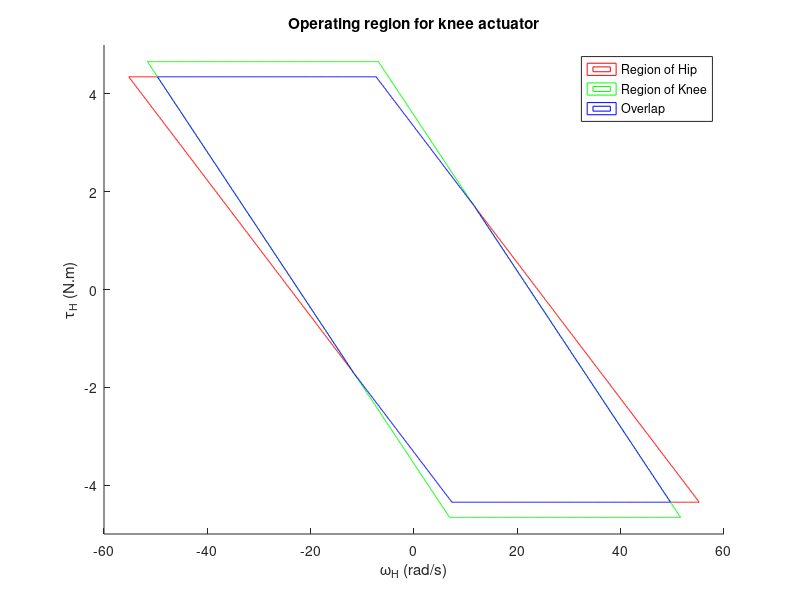

Write MATLAB code to recreate this figure.
tau_Imax = 0.162;
omega_NL = 645.2;
tau_stall = 0.124;
N_H = 26.9;
N_K = 28.8;

% operating reigion for hip actuator

x = -60:0.1:60;
y = -5:0.01:5;  
[omega_H,tau_H] = meshgrid(x,y);  

phi_1H = tau_H/N_H - tau_Imax <= 0 ;  
phi_2H = -tau_H/N_H - tau_Imax <= 0 ;
phi_3H = tau_H/N_H + tau_stall*N_H*omega_H/omega_NL - tau_stall <= 0;
phi_4H = -tau_H/N_H - tau_stall*N_H*omega_H/omega_NL - tau_stall <= 0;

phi_1K = tau_H/N_K - tau_Imax <= 0 ; 
phi_2K = -tau_H/N_K - tau_Imax <= 0 ;
phi_3K = tau_H/N_K + tau_stall*N_K*omega_H/omega_NL - tau_stall <= 0;
phi_4K = -tau_H/N_K - tau_stall*N_K*omega_H/omega_NL - tau_stall <= 0;

both_H = phi_1H & phi_2H & phi_3H & phi_4H ;    
both_K = phi_1K & phi_2K & phi_3K & phi_4K ;%# Intersection of both inequations
both = both_H & both_K;
figure, hold on
c = 1:3;                                   %# Contour levels

contourf(omega_H,tau_H,c(1) * both_H, [c(1), c(1)], 'red')
contourf(omega_H,tau_H,c(2) * both_K, [c(2), c(2)], 'green')  %# Fill area for second inequation
 
contourf(omega_H,tau_H,c(3) * both, [c(3), c(3)], 'blue')
colormap(white)
xlabel('\omega_H (rad/s)')
ylabel('\tau_H (N.m)')
legend('Region of Hip', 'Region of Knee','Overlap')
title('Operating region for knee actuator')




